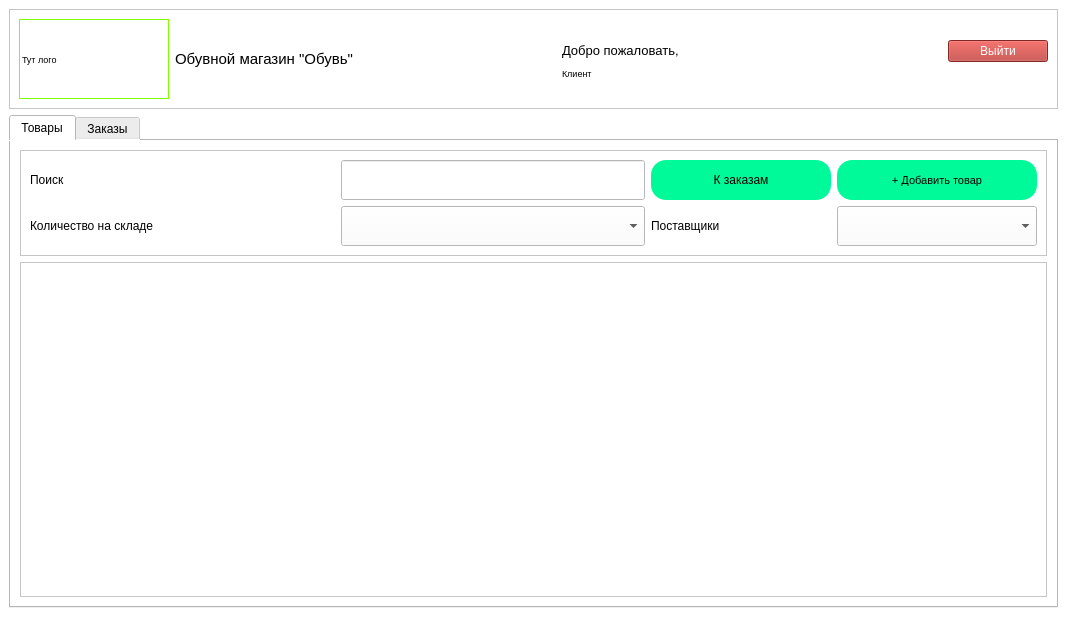
<?xml version="1.0" encoding="UTF-8"?>
<ui version="4.0">
 <class>MainWindow</class>
 <widget class="QMainWindow" name="MainWindow">
  <property name="geometry">
   <rect>
    <x>0</x>
    <y>0</y>
    <width>1067</width>
    <height>639</height>
   </rect>
  </property>
  <property name="font">
   <font>
    <family>Times New Roman</family>
   </font>
  </property>
  <property name="windowTitle">
   <string>MainWindow</string>
  </property>
  <property name="styleSheet">
   <string notr="true">background-color: rgb(255, 255, 255);</string>
  </property>
  <widget class="QWidget" name="centralwidget">
   <layout class="QVBoxLayout" name="verticalLayout">
    <item>
     <widget class="QFrame" name="frame">
      <property name="frameShape">
       <enum>QFrame::StyledPanel</enum>
      </property>
      <property name="frameShadow">
       <enum>QFrame::Raised</enum>
      </property>
      <layout class="QGridLayout" name="gridLayout">
       <item row="0" column="1" rowspan="4">
        <widget class="QLabel" name="label_4">
         <property name="font">
          <font>
           <pointsize>11</pointsize>
          </font>
         </property>
         <property name="text">
          <string>Обувной магазин &quot;Обувь&quot;</string>
         </property>
        </widget>
       </item>
       <item row="0" column="0" rowspan="4">
        <widget class="QLabel" name="label_3">
         <property name="sizePolicy">
          <sizepolicy hsizetype="Fixed" vsizetype="Preferred">
           <horstretch>0</horstretch>
           <verstretch>0</verstretch>
          </sizepolicy>
         </property>
         <property name="minimumSize">
          <size>
           <width>150</width>
           <height>80</height>
          </size>
         </property>
         <property name="font">
          <font>
           <family>MS Shell Dlg 2</family>
           <pointsize>7</pointsize>
          </font>
         </property>
         <property name="styleSheet">
          <string notr="true">border:1px solid rgb(127, 255, 0);</string>
         </property>
         <property name="text">
          <string>Тут лого</string>
         </property>
        </widget>
       </item>
       <item row="2" column="2">
        <widget class="QLabel" name="label_2">
         <property name="sizePolicy">
          <sizepolicy hsizetype="Preferred" vsizetype="Fixed">
           <horstretch>0</horstretch>
           <verstretch>0</verstretch>
          </sizepolicy>
         </property>
         <property name="font">
          <font>
           <pointsize>7</pointsize>
          </font>
         </property>
         <property name="text">
          <string>Клиент</string>
         </property>
        </widget>
       </item>
       <item row="1" column="3">
        <widget class="QPushButton" name="pushButton_2">
         <property name="sizePolicy">
          <sizepolicy hsizetype="Preferred" vsizetype="Fixed">
           <horstretch>0</horstretch>
           <verstretch>0</verstretch>
          </sizepolicy>
         </property>
         <property name="maximumSize">
          <size>
           <width>100</width>
           <height>16777215</height>
          </size>
         </property>
         <property name="styleSheet">
          <string notr="true">background-color: rgb(184, 55, 50);
color: rgb(255, 255, 255);</string>
         </property>
         <property name="text">
          <string>Выйти</string>
         </property>
        </widget>
       </item>
       <item row="1" column="2">
        <widget class="QLabel" name="label">
         <property name="sizePolicy">
          <sizepolicy hsizetype="Preferred" vsizetype="Fixed">
           <horstretch>0</horstretch>
           <verstretch>0</verstretch>
          </sizepolicy>
         </property>
         <property name="font">
          <font>
           <pointsize>10</pointsize>
          </font>
         </property>
         <property name="text">
          <string>Добро пожаловать, </string>
         </property>
        </widget>
       </item>
      </layout>
     </widget>
    </item>
    <item>
     <widget class="QTabWidget" name="tabWidget">
      <property name="currentIndex">
       <number>0</number>
      </property>
      <widget class="QWidget" name="tab">
       <attribute name="title">
        <string>Товары</string>
       </attribute>
       <layout class="QVBoxLayout" name="verticalLayout_4">
        <item>
         <widget class="QFrame" name="frame_2">
          <property name="font">
           <font>
            <pointsize>9</pointsize>
           </font>
          </property>
          <property name="frameShape">
           <enum>QFrame::StyledPanel</enum>
          </property>
          <property name="frameShadow">
           <enum>QFrame::Raised</enum>
          </property>
          <layout class="QGridLayout" name="gridLayout_2">
           <item row="2" column="2">
            <widget class="QLabel" name="label_7">
             <property name="text">
              <string>Поставщики</string>
             </property>
            </widget>
           </item>
           <item row="2" column="1">
            <widget class="QComboBox" name="comboBox">
             <property name="minimumSize">
              <size>
               <width>200</width>
               <height>40</height>
              </size>
             </property>
            </widget>
           </item>
           <item row="0" column="6">
            <widget class="QPushButton" name="pushButton">
             <property name="minimumSize">
              <size>
               <width>100</width>
               <height>40</height>
              </size>
             </property>
             <property name="font">
              <font>
               <pointsize>8</pointsize>
              </font>
             </property>
             <property name="styleSheet">
              <string notr="true">background-color: rgb(0, 250, 154);
border-radius:15px;</string>
             </property>
             <property name="text">
              <string>+ Добавить товар</string>
             </property>
            </widget>
           </item>
           <item row="2" column="0">
            <widget class="QLabel" name="label_6">
             <property name="font">
              <font>
               <pointsize>9</pointsize>
              </font>
             </property>
             <property name="text">
              <string>Количество на складе</string>
             </property>
            </widget>
           </item>
           <item row="0" column="0">
            <widget class="QLabel" name="label_5">
             <property name="font">
              <font>
               <pointsize>9</pointsize>
              </font>
             </property>
             <property name="text">
              <string>Поиск</string>
             </property>
            </widget>
           </item>
           <item row="0" column="1">
            <widget class="QLineEdit" name="lineEdit">
             <property name="sizePolicy">
              <sizepolicy hsizetype="Preferred" vsizetype="Fixed">
               <horstretch>0</horstretch>
               <verstretch>0</verstretch>
              </sizepolicy>
             </property>
             <property name="minimumSize">
              <size>
               <width>200</width>
               <height>40</height>
              </size>
             </property>
            </widget>
           </item>
           <item row="2" column="6">
            <widget class="QComboBox" name="comboBox_2">
             <property name="sizePolicy">
              <sizepolicy hsizetype="Fixed" vsizetype="Fixed">
               <horstretch>0</horstretch>
               <verstretch>0</verstretch>
              </sizepolicy>
             </property>
             <property name="minimumSize">
              <size>
               <width>200</width>
               <height>40</height>
              </size>
             </property>
            </widget>
           </item>
           <item row="0" column="2">
            <widget class="QPushButton" name="pushButton_3">
             <property name="sizePolicy">
              <sizepolicy hsizetype="Fixed" vsizetype="Fixed">
               <horstretch>0</horstretch>
               <verstretch>0</verstretch>
              </sizepolicy>
             </property>
             <property name="minimumSize">
              <size>
               <width>180</width>
               <height>40</height>
              </size>
             </property>
             <property name="styleSheet">
              <string notr="true">background-color: rgb(0, 250, 154);
border-radius:15px;</string>
             </property>
             <property name="text">
              <string>К заказам</string>
             </property>
            </widget>
           </item>
          </layout>
         </widget>
        </item>
        <item>
         <widget class="QScrollArea" name="scrollArea">
          <property name="widgetResizable">
           <bool>true</bool>
          </property>
          <widget class="QWidget" name="scrollAreaWidgetContents">
           <property name="geometry">
            <rect>
             <x>0</x>
             <y>0</y>
             <width>1015</width>
             <height>291</height>
            </rect>
           </property>
           <layout class="QVBoxLayout" name="verticalLayout_5">
            <item>
             <layout class="QVBoxLayout" name="verticalLayout_2"/>
            </item>
           </layout>
          </widget>
         </widget>
        </item>
       </layout>
      </widget>
      <widget class="QWidget" name="tab_2">
       <attribute name="title">
        <string>Заказы</string>
       </attribute>
       <layout class="QVBoxLayout" name="verticalLayout_6">
        <item>
         <widget class="QFrame" name="frame_3">
          <property name="frameShape">
           <enum>QFrame::StyledPanel</enum>
          </property>
          <property name="frameShadow">
           <enum>QFrame::Raised</enum>
          </property>
          <layout class="QHBoxLayout" name="horizontalLayout">
           <item>
            <widget class="QPushButton" name="pushButton_4">
             <property name="minimumSize">
              <size>
               <width>100</width>
               <height>40</height>
              </size>
             </property>
             <property name="font">
              <font>
               <pointsize>8</pointsize>
              </font>
             </property>
             <property name="styleSheet">
              <string notr="true">background-color: rgb(0, 250, 154);
border-radius:15px;</string>
             </property>
             <property name="text">
              <string>+ Добавить заказ</string>
             </property>
            </widget>
           </item>
           <item>
            <spacer name="horizontalSpacer">
             <property name="orientation">
              <enum>Qt::Horizontal</enum>
             </property>
             <property name="sizeType">
              <enum>QSizePolicy::Fixed</enum>
             </property>
             <property name="sizeHint" stdset="0">
              <size>
               <width>700</width>
               <height>18</height>
              </size>
             </property>
            </spacer>
           </item>
          </layout>
         </widget>
        </item>
        <item>
         <widget class="QScrollArea" name="scrollArea_2">
          <property name="widgetResizable">
           <bool>true</bool>
          </property>
          <widget class="QWidget" name="scrollAreaWidgetContents_2">
           <property name="geometry">
            <rect>
             <x>0</x>
             <y>0</y>
             <width>1015</width>
             <height>338</height>
            </rect>
           </property>
           <layout class="QVBoxLayout" name="verticalLayout_7">
            <item>
             <layout class="QVBoxLayout" name="verticalLayout_3"/>
            </item>
           </layout>
          </widget>
         </widget>
        </item>
       </layout>
      </widget>
     </widget>
    </item>
   </layout>
  </widget>
  <widget class="QMenuBar" name="menubar">
   <property name="geometry">
    <rect>
     <x>0</x>
     <y>0</y>
     <width>1067</width>
     <height>23</height>
    </rect>
   </property>
  </widget>
  <widget class="QStatusBar" name="statusbar"/>
 </widget>
 <resources/>
 <connections/>
</ui>
